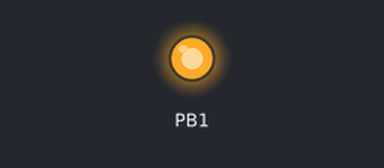
Bench run of a sketch on a simulated ATtiny85, built with avr-gcc and run on an emulated ATtiny85. Parts: output pins drawn as LEDs (lit = HIGH).

Above: at 0.1 s.
At 20.5 s:
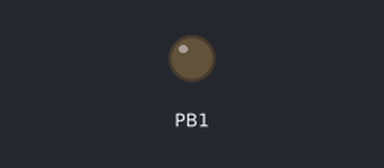
Timing chart, 0 to 22.0 s (numbered marks = the images above):
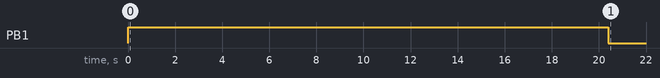

The sketch:

DigiSpark-BitLocker.ino
```cpp
#include "DigiKeyboard.h"

// Since this should only run once after power up, everything runs in setup()
void setup() {
  // Set onboard red LED as output and turn it on to show that our code is currently running.
  pinMode(1, OUTPUT);
  digitalWrite(1, HIGH);

  // 20-second delay to ensure reaching the BitLocker input in time.
  DigiKeyboard.delay(20000);

  // I forgot about this, but I think it was related to compatibility.
  DigiKeyboard.sendKeyStroke(0);

  // Start of your BitLocker PIN key sequence.
  DigiKeyboard.sendKeyStroke(KEY_1);
  DigiKeyboard.delay(100);
  DigiKeyboard.sendKeyStroke(KEY_2);
  DigiKeyboard.delay(100);
  DigiKeyboard.sendKeyStroke(KEY_3);
  DigiKeyboard.delay(100);
  DigiKeyboard.sendKeyStroke(KEY_4);
  DigiKeyboard.delay(100);
  // End of your BitLocker PIN key sequence.
  DigiKeyboard.sendKeyStroke(KEY_ENTER);

  // We're done, turning off the LED.
  digitalWrite(1, LOW);
}


void loop() {

}
```
